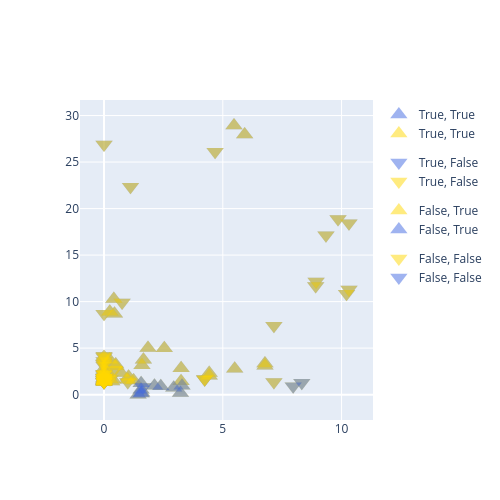

Notebook code for this chart:
### Code cell
fig1 = px.scatter(
    enrichr.reset_index().rename(columns={'index': 'Term'}),
    x='-log10(Adjusted P-value)_idiv',
    y='-log10(Adjusted P-value)_tdiv',
    color='tdiv_enr',            # column to map to color
    symbol='r',                  # column to map to marker shape
    color_discrete_map={True: c_t, False: c_i},  # explicit color mapping
    symbol_map={True: 'triangle-up', False: 'triangle-down'},  # explicit shape mapping
    opacity=alpha,
    hover_data=['Term'],
    width=500, height=500
)
fig2 = px.scatter(
    enrichr.reset_index().rename(columns={'index': 'Term'}),
    x='-log10(Adjusted P-value)_idiv',
    y='-log10(Adjusted P-value)_tdiv',
    color='tdiv_enr',            # column to map to color
    symbol='r',                  # column to map to marker shape
    color_discrete_map={True: c_i, False: c_t},  # explicit color mapping
    symbol_map={True: 'triangle-up', False: 'triangle-down'},  # explicit shape mapping
    opacity=alpha,
    hover_data=['Term'],
    width=500, height=500
)

go.Figure(data=fig2.data + fig1.data ).update_layout(width=500, height=500).update_traces(marker=dict(size=15)).update_layout(legend_title_text=None)

### Figure 1 — Plotly figure (JSON) as saved in the notebook; plotly's stock layout.template omitted (floating-point values rounded to 4 significant figures)
{"data": [{"customdata": [["DNA Repair (GO:0006281)"], ["RNA Biosynthetic Process (GO:0032774)"], ["DNA-templated DNA Replication Maintenance of Fidelity (GO:0045005)"], ["Double-Strand Break Repair via Homologous Recombination (GO:0000724)"], ["Negative Regulation of Telomere Maintenance via Telomere Lengthening (GO:1904357)"], ["Plasma Membrane Bounded Cell Projection Assembly (GO:0120031)"], ["Epigenetic Regulation of Gene Expression (GO:0040029)"], ["Regulatory ncRNA-mediated Gene Silencing (GO:0031047)"], ["Phosphatidylinositol Dephosphorylation (GO:0046856)"], ["Protein Phosphorylation (GO:0006468)"], ["Negative Regulation of Gene Expression, Epigenetic (GO:0045814)"], ["Protein Sumoylation (GO:0016925)"], ["Non-Motile Cilium Assembly (GO:1905515)"], ["miRNA-mediated Post-Transcriptional Gene Silencing (GO:0035195)"], ["Recombinational Repair (GO:0000725)"], ["Chromatin Organization (GO:0006325)"], ["mRNA Processing (GO:0006397)"], ["Negative Regulation of Smoothened Signaling Pathway (GO:0045879)"], ["Protein Localization to Chromosome (GO:0034502)"], ["Double-Strand Break Repair (GO:0006302)"], ["Regulation of DNA-templated Transcription (GO:0006355)"], ["DNA Metabolic Process (GO:0006259)"], ["Double-Strand Break Repair via Nonhomologous End Joining (GO:0006303)"], ["mRNA Splicing, via Spliceosome (GO:0000398)"], ["Positive Regulation of Transcription by RNA Polymerase II (GO:0045944)"], ["Organelle Assembly (GO:0070925)"], ["Phosphatidylinositol Metabolic Process (GO:0046488)"], ["Regulation of Smoothened Signaling Pathway (GO:0008589)"], ["mRNA Transcription (GO:0009299)"], ["Positive Regulation of DNA-templated Transcription (GO:0045893)"], ["Regulatory ncRNA-mediated Post-Transcriptional Gene Silencing (GO:0035194)"], ["Regulation of RNA Biosynthetic Process (GO:2001141)"], ["Glycerophospholipid Biosynthetic Process (GO:0046474)"], ["Phosphorylation (GO:0016310)"], ["Negative Regulation of Transcription by RNA Polymerase II (GO:0000122)"], ["Regulation of Gene Expression (GO:0010468)"], ["Chromatin Remodeling (GO:0006338)"], ["Negative Regulation of DNA-templated Transcription (GO:0045892)"], ["Regulation of Transcription by RNA Polymerase II (GO:0006357)"], ["Cilium Organization (GO:0044782)"], ["mRNA Transcription by RNA Polymerase II (GO:0042789)"], ["Cilium Assembly (GO:0060271)"], ["DNA Damage Response (GO:0006974)"]], "hovertemplate": "tdiv_enr=True<br>r=True<br>-log10(Adjusted P-value)_idiv=%{x}<br>-log10(Adjusted P-value)_tdiv=%{y}<br>Term=%{customdata[0]}<extra></extra>", "legendgroup": "True, True", "marker": {"color": "royalblue", "opacity": 0.5, "size": 15, "symbol": "triangle-up"}, "mode": "markers", "name": "True, True", "orientation": "v", "showlegend": true, "type": "scatter", "x": [0.4936, 0.0, 0.0, 1.033, 0.0, 0.4407, 0.0, 0.0, 0.0, 0.3696, 0.0, 0.0, 1.0, 0.0, 1.244, 6.775, 4.428, 0.0, 0.0, 1.598, 5.472, 0.7181, 0.0, 3.243, 3.245, 0.2329, 0.0, 0.0, 0.0, 5.501, 0.0, 1.851, 0.0, 0.324, 0.4936, 4.428, 6.775, 1.659, 5.92, 0.4125, 0.0, 0.2424, 2.538], "xaxis": "x", "y": [3.045, 1.508, 1.706, 1.925, 1.44, 8.7, 1.498, 1.508, 2.509, 1.618, 4.036, 1.508, 1.607, 1.788, 1.508, 3.354, 2.038, 1.498, 1.322, 3.156, 28.94, 2.324, 1.508, 1.432, 2.843, 3.738, 1.979, 2.815, 1.598, 2.782, 2.324, 5.024, 1.327, 1.403, 3.226, 2.324, 3.102, 3.738, 27.96, 10.29, 1.706, 8.921, 4.992], "yaxis": "y"}, {"customdata": [["Potassium Ion Transport (GO:0006813)"], ["Metal Ion Transport (GO:0030001)"], ["Anterograde Trans-Synaptic Signaling (GO:0098916)"], ["Oxidative Phosphorylation (GO:0006119)"], ["Acetylcholine Receptor Signaling Pathway (GO:0095500)"], ["Proton Motive Force-Driven ATP Synthesis (GO:0015986)"], ["Translation (GO:0006412)"], ["Cilium Movement (GO:0003341)"], ["Gamma-Aminobutyric Acid Signaling Pathway (GO:0007214)"], ["Binding of Sperm to Zona Pellucida (GO:0007339)"], ["Chloride Transmembrane Transport (GO:1902476)"], ["NADH Dehydrogenase Complex Assembly (GO:0010257)"], ["Cytoplasmic Translational Initiation (GO:0002183)"], ["Energy Derivation by Oxidation of Organic Compounds (GO:0015980)"], ["Aerobic Electron Transport Chain (GO:0019646)"], ["Mitochondrial Respiratory Chain Complex I Assembly (GO:0032981)"], ["Monoatomic Cation Transmembrane Transport (GO:0098655)"], ["Aerobic Respiration (GO:0009060)"], ["Sensory Perception of Sound (GO:0007605)"], ["Chemical Synaptic Transmission (GO:0007268)"], ["Gene Expression (GO:0010467)"], ["Macromolecule Biosynthetic Process (GO:0009059)"], ["Sensory Perception of Mechanical Stimulus (GO:0050954)"], ["Inorganic Cation Import Across Plasma Membrane (GO:0098659)"], ["Potassium Ion Transmembrane Transport (GO:0071805)"], ["Male Meiotic Nuclear Division (GO:0007140)"], ["Ribonucleoprotein Complex Biogenesis (GO:0022613)"], ["Monoatomic Ion Transport (GO:0006811)"], ["Protein Insertion Into ER Membrane (GO:0045048)"], ["Cytoplasmic Translation (GO:0002181)"], ["Monoatomic Anion Transmembrane Transport (GO:0098656)"], ["Cellular Respiration (GO:0045333)"], ["Mitochondrial ATP Synthesis Coupled Electron Transport (GO:0042775)"], ["Inorganic Cation Transmembrane Transport (GO:0098662)"], ["Proton Motive Force-Driven Mitochondrial ATP Synthesis (GO:0042776)"], ["Protein Metabolic Process (GO:0019538)"], ["Mitochondrial Electron Transport, NADH to Ubiquinone (GO:0006120)"], ["Ribosome Assembly (GO:0042255)"], ["Sperm-Egg Recognition (GO:0035036)"], ["Mitochondrial Respiratory Chain Complex Assembly (GO:0033108)"], ["Steroid Metabolic Process (GO:0008202)"], ["GPCR Sgnlng Pway, Coupled to Cyclic Nucleotide Second Messenger (GO:0007187)"], ["Sensory Perception of Light Stimulus (GO:0050953)"]], "hovertemplate": "tdiv_enr=True<br>r=False<br>-log10(Adjusted P-value)_idiv=%{x}<br>-log10(Adjusted P-value)_tdiv=%{y}<br>Term=%{customdata[0]}<extra></extra>", "legendgroup": "True, False", "marker": {"color": "royalblue", "opacity": 0.5, "size": 15, "symbol": "triangle-down"}, "mode": "markers", "name": "True, False", "orientation": "v", "showlegend": true, "type": "scatter", "x": [1.982e-06, 1.982e-06, 1.982e-06, 8.927, 0.0, 10.21, 4.676, 0.0, 0.0, 0.0, 0.0, 4.239, 1.0, 0.0, 9.851, 4.239, 1.982e-06, 7.152, 0.0, 0.4447, 1.982e-06, 1.114, 0.0, 0.0, 1.982e-06, 0.0, 0.0, 1.982e-06, 0.0, 0.0, 0.0, 9.343, 10.31, 1.982e-06, 10.31, 0.7604, 8.911, 0.0, 0.0, 7.152, 0.0, 0.0, 0.2525], "xaxis": "x", "y": [1.877, 1.645, 1.807, 12.17, 1.367, 10.84, 26.11, 1.811, 1.591, 2.227, 1.325, 1.643, 1.367, 3.349, 18.87, 1.643, 4.036, 7.392, 1.784, 2.666, 8.682, 22.34, 1.544, 2.223, 3.24, 2.096, 1.452, 3.094, 3.619, 26.9, 1.367, 17.13, 18.43, 4.172, 11.3, 9.898, 11.69, 1.394, 1.594, 1.367, 1.394, 1.645, 1.671], "yaxis": "y"}, {"customdata": [["Protein Ubiquitination (GO:0016567)"], ["RNA Splicing, via Transesterification Reactions With Bulged Adenosine as Nucleophile (GO:0000377)"], ["Regulation of RNA Splicing (GO:0043484)"], ["RNA Processing (GO:0006396)"], ["RNA Splicing (GO:0008380)"], ["Negative Regulation of Gene Expression (GO:0010629)"], ["Positive Regulation of DNA Repair (GO:0045739)"], ["Heterochromatin Formation (GO:0031507)"], ["RNA Export From Nucleus (GO:0006405)"], ["mRNA Metabolic Process (GO:0016071)"]], "hovertemplate": "tdiv_enr=False<br>r=True<br>-log10(Adjusted P-value)_idiv=%{x}<br>-log10(Adjusted P-value)_tdiv=%{y}<br>Term=%{customdata[0]}<extra></extra>", "legendgroup": "False, True", "marker": {"color": "gold", "opacity": 0.5, "size": 15, "symbol": "triangle-up"}, "mode": "markers", "name": "False, True", "orientation": "v", "showlegend": true, "type": "scatter", "x": [2.123, 2.389, 1.585, 1.562, 1.562, 1.562, 1.434, 3.283, 3.218, 2.935], "xaxis": "x", "y": [0.9625, 0.9129, 0.2035, 1.225, 0.1322, 0.5111, 1.877e-06, 0.964, 0.1716, 0.7296], "yaxis": "y"}, {"customdata": [["Protein Targeting to Mitochondrion (GO:0006626)"], ["Mitochondrial Gene Expression (GO:0140053)"], ["Mitochondrial Translation (GO:0032543)"]], "hovertemplate": "tdiv_enr=False<br>r=False<br>-log10(Adjusted P-value)_idiv=%{x}<br>-log10(Adjusted P-value)_tdiv=%{y}<br>Term=%{customdata[0]}<extra></extra>", "legendgroup": "False, False", "marker": {"color": "gold", "opacity": 0.5, "size": 15, "symbol": "triangle-down"}, "mode": "markers", "name": "False, False", "orientation": "v", "showlegend": true, "type": "scatter", "x": [1.645, 7.963, 8.325], "xaxis": "x", "y": [0.8116, 0.8899, 1.272], "yaxis": "y"}, {"customdata": [["DNA Repair (GO:0006281)"], ["RNA Biosynthetic Process (GO:0032774)"], ["DNA-templated DNA Replication Maintenance of Fidelity (GO:0045005)"], ["Double-Strand Break Repair via Homologous Recombination (GO:0000724)"], ["Negative Regulation of Telomere Maintenance via Telomere Lengthening (GO:1904357)"], ["Plasma Membrane Bounded Cell Projection Assembly (GO:0120031)"], ["Epigenetic Regulation of Gene Expression (GO:0040029)"], ["Regulatory ncRNA-mediated Gene Silencing (GO:0031047)"], ["Phosphatidylinositol Dephosphorylation (GO:0046856)"], ["Protein Phosphorylation (GO:0006468)"], ["Negative Regulation of Gene Expression, Epigenetic (GO:0045814)"], ["Protein Sumoylation (GO:0016925)"], ["Non-Motile Cilium Assembly (GO:1905515)"], ["miRNA-mediated Post-Transcriptional Gene Silencing (GO:0035195)"], ["Recombinational Repair (GO:0000725)"], ["Chromatin Organization (GO:0006325)"], ["mRNA Processing (GO:0006397)"], ["Negative Regulation of Smoothened Signaling Pathway (GO:0045879)"], ["Protein Localization to Chromosome (GO:0034502)"], ["Double-Strand Break Repair (GO:0006302)"], ["Regulation of DNA-templated Transcription (GO:0006355)"], ["DNA Metabolic Process (GO:0006259)"], ["Double-Strand Break Repair via Nonhomologous End Joining (GO:0006303)"], ["mRNA Splicing, via Spliceosome (GO:0000398)"], ["Positive Regulation of Transcription by RNA Polymerase II (GO:0045944)"], ["Organelle Assembly (GO:0070925)"], ["Phosphatidylinositol Metabolic Process (GO:0046488)"], ["Regulation of Smoothened Signaling Pathway (GO:0008589)"], ["mRNA Transcription (GO:0009299)"], ["Positive Regulation of DNA-templated Transcription (GO:0045893)"], ["Regulatory ncRNA-mediated Post-Transcriptional Gene Silencing (GO:0035194)"], ["Regulation of RNA Biosynthetic Process (GO:2001141)"], ["Glycerophospholipid Biosynthetic Process (GO:0046474)"], ["Phosphorylation (GO:0016310)"], ["Negative Regulation of Transcription by RNA Polymerase II (GO:0000122)"], ["Regulation of Gene Expression (GO:0010468)"], ["Chromatin Remodeling (GO:0006338)"], ["Negative Regulation of DNA-templated Transcription (GO:0045892)"], ["Regulation of Transcription by RNA Polymerase II (GO:0006357)"], ["Cilium Organization (GO:0044782)"], ["mRNA Transcription by RNA Polymerase II (GO:0042789)"], ["Cilium Assembly (GO:0060271)"], ["DNA Damage Response (GO:0006974)"]], "hovertemplate": "tdiv_enr=True<br>r=True<br>-log10(Adjusted P-value)_idiv=%{x}<br>-log10(Adjusted P-value)_tdiv=%{y}<br>Term=%{customdata[0]}<extra></extra>", "legendgroup": "True, True", "marker": {"color": "gold", "opacity": 0.5, "size": 15, "symbol": "triangle-up"}, "mode": "markers", "name": "True, True", "orientation": "v", "showlegend": true, "type": "scatter", "x": [0.4936, 0.0, 0.0, 1.033, 0.0, 0.4407, 0.0, 0.0, 0.0, 0.3696, 0.0, 0.0, 1.0, 0.0, 1.244, 6.775, 4.428, 0.0, 0.0, 1.598, 5.472, 0.7181, 0.0, 3.243, 3.245, 0.2329, 0.0, 0.0, 0.0, 5.501, 0.0, 1.851, 0.0, 0.324, 0.4936, 4.428, 6.775, 1.659, 5.92, 0.4125, 0.0, 0.2424, 2.538], "xaxis": "x", "y": [3.045, 1.508, 1.706, 1.925, 1.44, 8.7, 1.498, 1.508, 2.509, 1.618, 4.036, 1.508, 1.607, 1.788, 1.508, 3.354, 2.038, 1.498, 1.322, 3.156, 28.94, 2.324, 1.508, 1.432, 2.843, 3.738, 1.979, 2.815, 1.598, 2.782, 2.324, 5.024, 1.327, 1.403, 3.226, 2.324, 3.102, 3.738, 27.96, 10.29, 1.706, 8.921, 4.992], "yaxis": "y"}, {"customdata": [["Potassium Ion Transport (GO:0006813)"], ["Metal Ion Transport (GO:0030001)"], ["Anterograde Trans-Synaptic Signaling (GO:0098916)"], ["Oxidative Phosphorylation (GO:0006119)"], ["Acetylcholine Receptor Signaling Pathway (GO:0095500)"], ["Proton Motive Force-Driven ATP Synthesis (GO:0015986)"], ["Translation (GO:0006412)"], ["Cilium Movement (GO:0003341)"], ["Gamma-Aminobutyric Acid Signaling Pathway (GO:0007214)"], ["Binding of Sperm to Zona Pellucida (GO:0007339)"], ["Chloride Transmembrane Transport (GO:1902476)"], ["NADH Dehydrogenase Complex Assembly (GO:0010257)"], ["Cytoplasmic Translational Initiation (GO:0002183)"], ["Energy Derivation by Oxidation of Organic Compounds (GO:0015980)"], ["Aerobic Electron Transport Chain (GO:0019646)"], ["Mitochondrial Respiratory Chain Complex I Assembly (GO:0032981)"], ["Monoatomic Cation Transmembrane Transport (GO:0098655)"], ["Aerobic Respiration (GO:0009060)"], ["Sensory Perception of Sound (GO:0007605)"], ["Chemical Synaptic Transmission (GO:0007268)"], ["Gene Expression (GO:0010467)"], ["Macromolecule Biosynthetic Process (GO:0009059)"], ["Sensory Perception of Mechanical Stimulus (GO:0050954)"], ["Inorganic Cation Import Across Plasma Membrane (GO:0098659)"], ["Potassium Ion Transmembrane Transport (GO:0071805)"], ["Male Meiotic Nuclear Division (GO:0007140)"], ["Ribonucleoprotein Complex Biogenesis (GO:0022613)"], ["Monoatomic Ion Transport (GO:0006811)"], ["Protein Insertion Into ER Membrane (GO:0045048)"], ["Cytoplasmic Translation (GO:0002181)"], ["Monoatomic Anion Transmembrane Transport (GO:0098656)"], ["Cellular Respiration (GO:0045333)"], ["Mitochondrial ATP Synthesis Coupled Electron Transport (GO:0042775)"], ["Inorganic Cation Transmembrane Transport (GO:0098662)"], ["Proton Motive Force-Driven Mitochondrial ATP Synthesis (GO:0042776)"], ["Protein Metabolic Process (GO:0019538)"], ["Mitochondrial Electron Transport, NADH to Ubiquinone (GO:0006120)"], ["Ribosome Assembly (GO:0042255)"], ["Sperm-Egg Recognition (GO:0035036)"], ["Mitochondrial Respiratory Chain Complex Assembly (GO:0033108)"], ["Steroid Metabolic Process (GO:0008202)"], ["GPCR Sgnlng Pway, Coupled to Cyclic Nucleotide Second Messenger (GO:0007187)"], ["Sensory Perception of Light Stimulus (GO:0050953)"]], "hovertemplate": "tdiv_enr=True<br>r=False<br>-log10(Adjusted P-value)_idiv=%{x}<br>-log10(Adjusted P-value)_tdiv=%{y}<br>Term=%{customdata[0]}<extra></extra>", "legendgroup": "True, False", "marker": {"color": "gold", "opacity": 0.5, "size": 15, "symbol": "triangle-down"}, "mode": "markers", "name": "True, False", "orientation": "v", "showlegend": true, "type": "scatter", "x": [1.982e-06, 1.982e-06, 1.982e-06, 8.927, 0.0, 10.21, 4.676, 0.0, 0.0, 0.0, 0.0, 4.239, 1.0, 0.0, 9.851, 4.239, 1.982e-06, 7.152, 0.0, 0.4447, 1.982e-06, 1.114, 0.0, 0.0, 1.982e-06, 0.0, 0.0, 1.982e-06, 0.0, 0.0, 0.0, 9.343, 10.31, 1.982e-06, 10.31, 0.7604, 8.911, 0.0, 0.0, 7.152, 0.0, 0.0, 0.2525], "xaxis": "x", "y": [1.877, 1.645, 1.807, 12.17, 1.367, 10.84, 26.11, 1.811, 1.591, 2.227, 1.325, 1.643, 1.367, 3.349, 18.87, 1.643, 4.036, 7.392, 1.784, 2.666, 8.682, 22.34, 1.544, 2.223, 3.24, 2.096, 1.452, 3.094, 3.619, 26.9, 1.367, 17.13, 18.43, 4.172, 11.3, 9.898, 11.69, 1.394, 1.594, 1.367, 1.394, 1.645, 1.671], "yaxis": "y"}, {"customdata": [["Protein Ubiquitination (GO:0016567)"], ["RNA Splicing, via Transesterification Reactions With Bulged Adenosine as Nucleophile (GO:0000377)"], ["Regulation of RNA Splicing (GO:0043484)"], ["RNA Processing (GO:0006396)"], ["RNA Splicing (GO:0008380)"], ["Negative Regulation of Gene Expression (GO:0010629)"], ["Positive Regulation of DNA Repair (GO:0045739)"], ["Heterochromatin Formation (GO:0031507)"], ["RNA Export From Nucleus (GO:0006405)"], ["mRNA Metabolic Process (GO:0016071)"]], "hovertemplate": "tdiv_enr=False<br>r=True<br>-log10(Adjusted P-value)_idiv=%{x}<br>-log10(Adjusted P-value)_tdiv=%{y}<br>Term=%{customdata[0]}<extra></extra>", "legendgroup": "False, True", "marker": {"color": "royalblue", "opacity": 0.5, "size": 15, "symbol": "triangle-up"}, "mode": "markers", "name": "False, True", "orientation": "v", "showlegend": true, "type": "scatter", "x": [2.123, 2.389, 1.585, 1.562, 1.562, 1.562, 1.434, 3.283, 3.218, 2.935], "xaxis": "x", "y": [0.9625, 0.9129, 0.2035, 1.225, 0.1322, 0.5111, 1.877e-06, 0.964, 0.1716, 0.7296], "yaxis": "y"}, {"customdata": [["Protein Targeting to Mitochondrion (GO:0006626)"], ["Mitochondrial Gene Expression (GO:0140053)"], ["Mitochondrial Translation (GO:0032543)"]], "hovertemplate": "tdiv_enr=False<br>r=False<br>-log10(Adjusted P-value)_idiv=%{x}<br>-log10(Adjusted P-value)_tdiv=%{y}<br>Term=%{customdata[0]}<extra></extra>", "legendgroup": "False, False", "marker": {"color": "royalblue", "opacity": 0.5, "size": 15, "symbol": "triangle-down"}, "mode": "markers", "name": "False, False", "orientation": "v", "showlegend": true, "type": "scatter", "x": [1.645, 7.963, 8.325], "xaxis": "x", "y": [0.8116, 0.8899, 1.272], "yaxis": "y"}], "layout": {"height": 500, "width": 500}}
